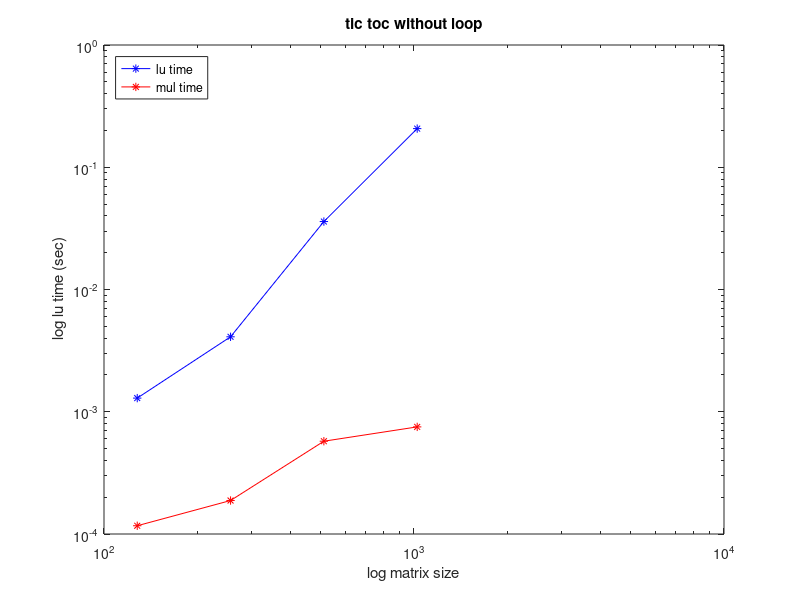

This chart was generated by the following MATLAB code:
function [] = ask2a()
    n = 2.^[7:10];
    tlu = zeros(length(n), 1);
    tmul = zeros(length(n), 1);
    for i=1:length(n)
%       veltistopoiisi gia apofigi 
%       kathisterisis logo realocation
%       tou A kai tou b
        A = rand( n(length(n)) );
        b = rand( n(length(n)) ,1);

        tic;
        lu( A(1:n(i),1:n(i)) );
        tlu(i) = toc;
        
        tic;
        A(1:n(i),1:n(i))*b(1:n(i));
        tmul(i) = toc;
    end
      
    h=figure
    loglog(n,tlu,'b*-',n,tmul,'r*-');
    xlabel(' log matrix size ');
    ylabel(' log lu time (sec)');
    legend('lu time', 'mul time','Location','NorthWest');
    title('tic toc without loop');
    saveas(h,'ask2a','png')  
end